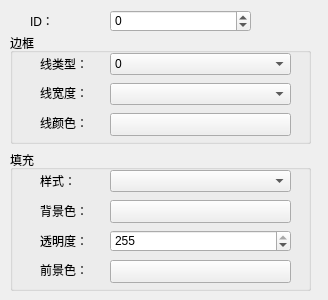
<?xml version="1.0" encoding="UTF-8"?>
<ui version="4.0">
 <class>ArcGenDlg</class>
 <widget class="QWidget" name="ArcGenDlg">
  <property name="geometry">
   <rect>
    <x>0</x>
    <y>0</y>
    <width>328</width>
    <height>300</height>
   </rect>
  </property>
  <property name="windowTitle">
   <string>Form</string>
  </property>
  <widget class="QGroupBox" name="groupBox_2">
   <property name="geometry">
    <rect>
     <x>10</x>
     <y>150</y>
     <width>301</width>
     <height>141</height>
    </rect>
   </property>
   <property name="title">
    <string>填充</string>
   </property>
   <widget class="QLabel" name="label_7">
    <property name="geometry">
     <rect>
      <x>30</x>
      <y>20</y>
      <width>61</width>
      <height>21</height>
     </rect>
    </property>
    <property name="text">
     <string>样式：</string>
    </property>
   </widget>
   <widget class="QComboBox" name="m_Pattern">
    <property name="geometry">
     <rect>
      <x>100</x>
      <y>20</y>
      <width>181</width>
      <height>22</height>
     </rect>
    </property>
   </widget>
   <widget class="QLabel" name="label_8">
    <property name="geometry">
     <rect>
      <x>30</x>
      <y>50</y>
      <width>61</width>
      <height>21</height>
     </rect>
    </property>
    <property name="text">
     <string>背景色：</string>
    </property>
   </widget>
   <widget class="QLabel" name="label_9">
    <property name="geometry">
     <rect>
      <x>30</x>
      <y>110</y>
      <width>61</width>
      <height>20</height>
     </rect>
    </property>
    <property name="text">
     <string>前景色：</string>
    </property>
   </widget>
   <widget class="QPushButton" name="m_BackColorBtn">
    <property name="geometry">
     <rect>
      <x>100</x>
      <y>50</y>
      <width>181</width>
      <height>23</height>
     </rect>
    </property>
    <property name="focusPolicy">
     <enum>Qt::NoFocus</enum>
    </property>
    <property name="text">
     <string/>
    </property>
   </widget>
   <widget class="QPushButton" name="m_FrontColorBtn">
    <property name="geometry">
     <rect>
      <x>100</x>
      <y>110</y>
      <width>181</width>
      <height>23</height>
     </rect>
    </property>
    <property name="focusPolicy">
     <enum>Qt::NoFocus</enum>
    </property>
    <property name="text">
     <string/>
    </property>
   </widget>
   <widget class="QLabel" name="label_3">
    <property name="geometry">
     <rect>
      <x>30</x>
      <y>80</y>
      <width>61</width>
      <height>21</height>
     </rect>
    </property>
    <property name="text">
     <string>透明度：</string>
    </property>
   </widget>
   <widget class="QSpinBox" name="m_Alpha">
    <property name="geometry">
     <rect>
      <x>100</x>
      <y>80</y>
      <width>181</width>
      <height>22</height>
     </rect>
    </property>
    <property name="maximum">
     <number>255</number>
    </property>
    <property name="value">
     <number>255</number>
    </property>
   </widget>
  </widget>
  <widget class="QGroupBox" name="groupBox">
   <property name="geometry">
    <rect>
     <x>10</x>
     <y>33</y>
     <width>301</width>
     <height>111</height>
    </rect>
   </property>
   <property name="title">
    <string>边框</string>
   </property>
   <widget class="QLabel" name="label_4">
    <property name="geometry">
     <rect>
      <x>30</x>
      <y>20</y>
      <width>61</width>
      <height>21</height>
     </rect>
    </property>
    <property name="text">
     <string>线类型：</string>
    </property>
   </widget>
   <widget class="QComboBox" name="m_LineType">
    <property name="geometry">
     <rect>
      <x>100</x>
      <y>20</y>
      <width>181</width>
      <height>22</height>
     </rect>
    </property>
    <item>
     <property name="text">
      <string>0</string>
     </property>
     <property name="icon">
      <iconset resource="../../resourse.qrc">
       <normaloff>:/lineType/images/LineType/0.ico</normaloff>:/lineType/images/LineType/0.ico</iconset>
     </property>
    </item>
    <item>
     <property name="text">
      <string>1</string>
     </property>
     <property name="icon">
      <iconset resource="../../resourse.qrc">
       <normaloff>:/lineType/images/LineType/L1.ico</normaloff>:/lineType/images/LineType/L1.ico</iconset>
     </property>
    </item>
    <item>
     <property name="text">
      <string>2</string>
     </property>
     <property name="icon">
      <iconset resource="../../resourse.qrc">
       <normaloff>:/lineType/images/LineType/L2.ico</normaloff>:/lineType/images/LineType/L2.ico</iconset>
     </property>
    </item>
    <item>
     <property name="text">
      <string>3</string>
     </property>
     <property name="icon">
      <iconset resource="../../resourse.qrc">
       <normaloff>:/lineType/images/LineType/L3.ico</normaloff>:/lineType/images/LineType/L3.ico</iconset>
     </property>
    </item>
    <item>
     <property name="text">
      <string>4</string>
     </property>
     <property name="icon">
      <iconset resource="../../resourse.qrc">
       <normaloff>:/lineType/images/LineType/L4.ico</normaloff>:/lineType/images/LineType/L4.ico</iconset>
     </property>
    </item>
    <item>
     <property name="text">
      <string>5</string>
     </property>
     <property name="icon">
      <iconset resource="../../resourse.qrc">
       <normaloff>:/lineType/images/LineType/L5.ico</normaloff>:/lineType/images/LineType/L5.ico</iconset>
     </property>
    </item>
   </widget>
   <widget class="QLabel" name="label_5">
    <property name="geometry">
     <rect>
      <x>30</x>
      <y>50</y>
      <width>61</width>
      <height>20</height>
     </rect>
    </property>
    <property name="text">
     <string>线宽度：</string>
    </property>
   </widget>
   <widget class="QComboBox" name="m_LineWidth">
    <property name="geometry">
     <rect>
      <x>100</x>
      <y>50</y>
      <width>181</width>
      <height>22</height>
     </rect>
    </property>
    <property name="currentIndex">
     <number>-1</number>
    </property>
   </widget>
   <widget class="QLabel" name="label_6">
    <property name="geometry">
     <rect>
      <x>30</x>
      <y>80</y>
      <width>61</width>
      <height>20</height>
     </rect>
    </property>
    <property name="text">
     <string>线颜色：</string>
    </property>
   </widget>
   <widget class="QPushButton" name="m_LineColorBtn">
    <property name="geometry">
     <rect>
      <x>100</x>
      <y>80</y>
      <width>181</width>
      <height>23</height>
     </rect>
    </property>
    <property name="focusPolicy">
     <enum>Qt::NoFocus</enum>
    </property>
    <property name="text">
     <string/>
    </property>
   </widget>
  </widget>
  <widget class="QLabel" name="label_10">
   <property name="geometry">
    <rect>
     <x>30</x>
     <y>10</y>
     <width>61</width>
     <height>21</height>
    </rect>
   </property>
   <property name="text">
    <string>ID：</string>
   </property>
  </widget>
  <widget class="QSpinBox" name="spinbox">
   <property name="geometry">
    <rect>
     <x>110</x>
     <y>10</y>
     <width>141</width>
     <height>22</height>
    </rect>
   </property>
   <property name="minimum">
    <number>-1</number>
   </property>
   <property name="maximum">
    <number>100000</number>
   </property>
  </widget>
 </widget>
 <resources>
  <include location="../../resourse.qrc"/>
 </resources>
 <connections/>
</ui>
